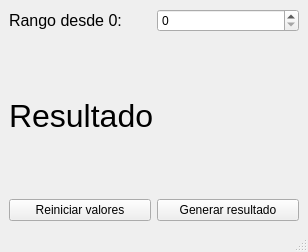
<?xml version="1.0" encoding="UTF-8"?>
<ui version="4.0">
 <class>MainWindow</class>
 <widget class="QMainWindow" name="MainWindow">
  <property name="geometry">
   <rect>
    <x>0</x>
    <y>0</y>
    <width>308</width>
    <height>252</height>
   </rect>
  </property>
  <property name="windowTitle">
   <string>MainWindow</string>
  </property>
  <widget class="QWidget" name="centralwidget">
   <layout class="QVBoxLayout" name="verticalLayout_3">
    <item>
     <layout class="QVBoxLayout" name="verticalLayout_2">
      <item>
       <layout class="QVBoxLayout" name="verticalLayout">
        <item>
         <layout class="QHBoxLayout" name="horizontalLayout">
          <item>
           <widget class="QLabel" name="label">
            <property name="font">
             <font>
              <pointsize>12</pointsize>
             </font>
            </property>
            <property name="text">
             <string>Rango desde 0: </string>
            </property>
           </widget>
          </item>
          <item>
           <widget class="QSpinBox" name="spinBox"/>
          </item>
         </layout>
        </item>
        <item>
         <widget class="QLabel" name="labelResultado">
          <property name="font">
           <font>
            <pointsize>24</pointsize>
           </font>
          </property>
          <property name="text">
           <string>Resultado</string>
          </property>
         </widget>
        </item>
       </layout>
      </item>
      <item>
       <layout class="QHBoxLayout" name="horizontalLayout_2">
        <item>
         <widget class="QPushButton" name="cleanFieldsButton">
          <property name="text">
           <string>Reiniciar valores</string>
          </property>
         </widget>
        </item>
        <item>
         <widget class="QPushButton" name="generateResultButton">
          <property name="text">
           <string>Generar resultado</string>
          </property>
         </widget>
        </item>
       </layout>
      </item>
     </layout>
    </item>
   </layout>
  </widget>
  <widget class="QStatusBar" name="statusbar"/>
 </widget>
 <resources/>
 <connections/>
</ui>
